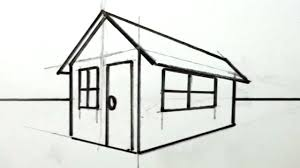
#> input picture Required Images/hut.jpg, 300 x 168 px, found by its file name
$ python Approximating_Contours.py   (older library calls are emulated)
#> lines starting #> are read from the running program, lines starting #| are printed output that depends on the picture; after the words box and inside, x2 and y2 are one past the last pixel; in counts of white or black regions, pixels touching at a corner belong together
#Approximating Contours and Finding their Convex Hulls
"""
cv2.approxPolyDP(contour, Approximation, Accuracy, Closed)
Approximating accuracy = Important parameter is determining the accuracy of the approximation. Small values give precise-
approximation, large values give more generic approximation. A good rule of thumn is les than 5 % of the contour perimeter
Closed = a Boolean value that states whether the appoximate contour should be open or closed.
"""

import cv2
import numpy as np

#to load an image
image = cv2.imread('C:/Users/LENOVO IDEAPAD 320/OneDrive/Desktop/Python_Projects/CV2 Learning Codes/Required Images/hut.jpg')
#> image is the input picture: shape (168, 300, 3); mean B, G, R 219.2, 223.4, 220.8

orig_image = image.copy()
cv2.imshow("Original Image", orig_image)
cv2.waitKey(0)

gray = cv2.cvtColor(image, cv2.COLOR_BGR2GRAY)
ret, thresh = cv2.threshold(gray, 127, 255, cv2.THRESH_BINARY_INV)
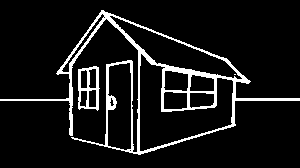
#> thresh: shape (168, 300); 8.8% white; 3 white regions (1 under 20 px)

extra, contours, hierarchy = cv2.findContours(thresh.copy(), cv2.RETR_LIST, cv2.CHAIN_APPROX_NONE)
#> contours = 18 contours, 3 with area under 20; largest, box (x1, y1, x2, y2) and area: (0, 10, 300, 155) 13172, (139, 53, 234, 152) 4274, (109, 15, 243, 80) 2484, (107, 62, 132, 151) 1880, (78, 66, 100, 111) 806

#Iterates through each contours and compute the bounding rectangel
for c in contours:
    x,y,w,h = cv2.boundingRect(c)
    cv2.rectangle(orig_image, (x,y), (x+w, y+h), (0,0,255),2)
    cv2.imshow("Bounding Rectangle", orig_image)
    cv2.waitKey(0)
#> this loop made 18 passes
#> (x, y, w, h) on passes 2, 3, 4, 5, 6, 7, 9, 10, 11, 12, 13, 14: (109, 97, 6, 10), (189, 92, 26, 17), (163, 91, 25, 19), (79, 90, 9, 18), (88, 89, 9, 19), (189, 74, 26, 18), (163, 70, 26, 22), (80, 69, 8, 20), (88, 68, 9, 21), (78, 66, 22, 45), (107, 62, 25, 89), (139, 53, 95, 99)
#> (c, x, y, w, h) on passes 1, 8, 15: ([[129, 150], [130, 149], [131, 150], [130, 151]], 129, 149, 3, 3), ([[234, 74], [235, 74]], 234, 74, 2, 1), ([[103, 17], [104, 16], [105, 17], [104, 18]], 103, 16, 3, 3)
#> pass 2, `cv2.imshow("Bounding Rectangle", orig_image)`:
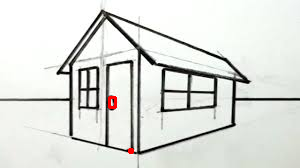
#> window 'Bounding Rectangle': shape (168, 300, 3); mean B, G, R 219.1, 223.2, 221.2
#> after the loop:
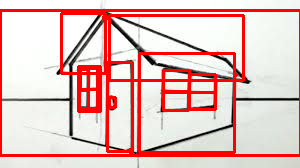
#> orig_image: shape (168, 300, 3); 14.85% of pixels changed, all inside (x1, y1, x2, y2) = (0, 9, 300, 157)

#Iterate through each contour and compute the approx contour
for c in contours:
    accuracy = 0.03*cv2.arcLength(c, True)
    approx = cv2.approxPolyDP(c, accuracy, True)
    cv2.drawContours(image, [approx], 0, (0, 255, 0), 2)
    cv2.imshow("Approx Poly DP", image)
#> this loop made 18 passes
#> (accuracy, approx) on passes 1, 4, 5, 7, 8, 9, 12, 15, 16, 17: (0.17, [[129, 150], [130, 149], [131, 150], [130, 151]]), (2.4, [[163, 93], [186, 92], [187, 107], [164, 109]]), (1.38, [[81, 90], [87, 91], [85, 107], [79, 105]]), (2.34, [[191, 75], [213, 78], [214, 90], [190, 91]]), (0.06, [[234, 74], [235, 74]]), (2.57, [[164, 71], [187, 73], [187, 90], [165, 90]]), (3.84, [[96, 66], [78, 69], [79, 109], [98, 109]]), (0.17, [[103, 17], [104, 16], [105, 17], [104, 18]]), (9.83, [[109, 16], [242, 78], [157, 64]]), (4.7, [[102, 13], [63, 72]])
#> accuracy on passes 2, 3, 6, 10, 11, 13: 0.682, 2.28, 1.47, 1.45, 1.6, 6.86
#> pass 2, `cv2.imshow("Approx Poly DP", image)`:
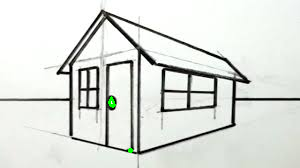
#> window 'Approx Poly DP': shape (168, 300, 3); mean B, G, R 219.2, 223.7, 220.7
#> after the loop:
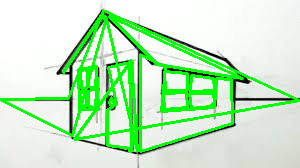
#> image: shape (168, 300, 3); 14.3% of pixels changed, all inside (x1, y1, x2, y2) = (0, 9, 300, 153)


#It will show the window until the user press a key
cv2.waitKey(0)

#when you have seen all the windows press ESC at the last to destroy all the windows
#the waitKey(0) means it is waiting for ESC key
#waitKey(1) == 13 means press ENTER
#This closes all windows
cv2.destroyAllWindows()
